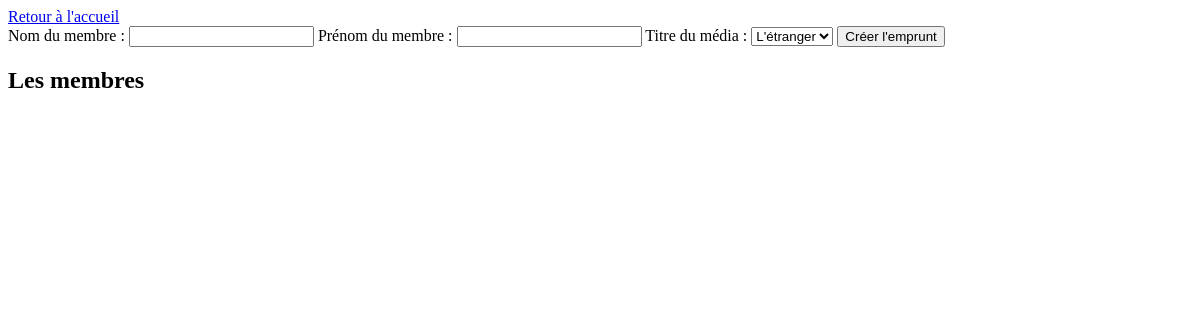
The app's page /bibliothecaires/creer_emprunt/, older data.
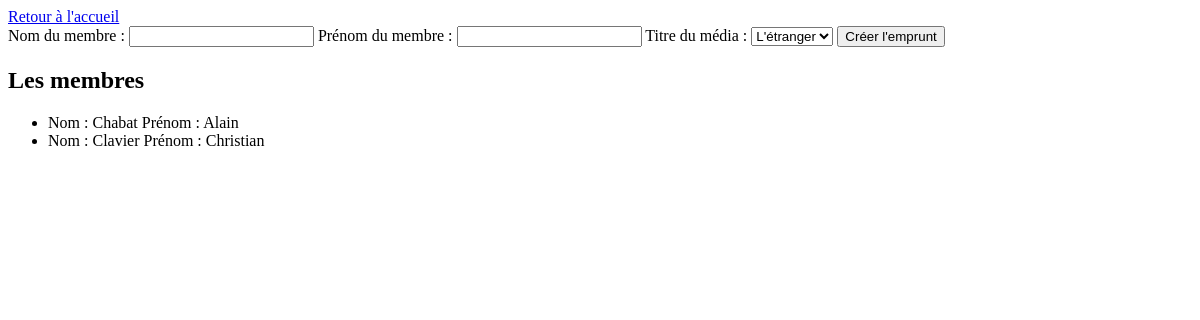
The same page, newer data.
### bibliothecaires/models.py (models this page shows)
class Membre(models.Model):
    nom = models.fields.CharField(max_length=150)
    prenom = models.fields.CharField(max_length=150)

### bibliothecaires/views.py (the view, shortened to what this page needs)
# urls.py: path('creer_emprunt/', views.creer_emprunt, name='creer_emprunt'),
def creer_emprunt(request):
    emprunts = Emprunt.objects.all()
    membres = Membre.objects.all()
    medias = Media.objects.filter(est_disponible=True)
    return render(request, 'medias/creer_emprunt.html', {
        'emprunts': emprunts,
        'membres': membres,
        'medias': medias
    })

### mediatheque/templates/medias/creer_emprunt.html (shortened to what this page needs)
<!DOCTYPE html>
<html lang="fr">
<head>
</head>
<body>
    <header>
      <a href="/">Retour à l'accueil</a>
    </header>
    <form method="POST">
        <label for="membre_nom">Nom du membre :</label>
        <input type="text" name="membre_nom" id="membre_nom" required>
        <label for="membre_prenom">Prénom du membre :</label>
        <input type="text" name="membre_prenom" id="membre_prenom" required>
        <label for="media_nom">Titre du média :</label>
        <select name="media_nom" id="media_nom" required>
            {% for media in medias %}
                    <option value="{{ media.nom }}">{{ media.nom }}</option>
            {% endfor %}
        </select>
        <button type="submit">Créer l'emprunt</button>
        <h2>Les membres</h2>
        <ul>
             {% for membre in membres %}
             <li> Nom : {{ membre.nom }} Prénom : {{ membre.prenom }}</li>
             {% endfor %}
        </ul>
    </form>
</body>
</html>

Row changes from the older to the newer data that the page shows:
added Membre: nom "Chabat", prenom "Alain"
added Membre: nom "Clavier", prenom "Christian"
